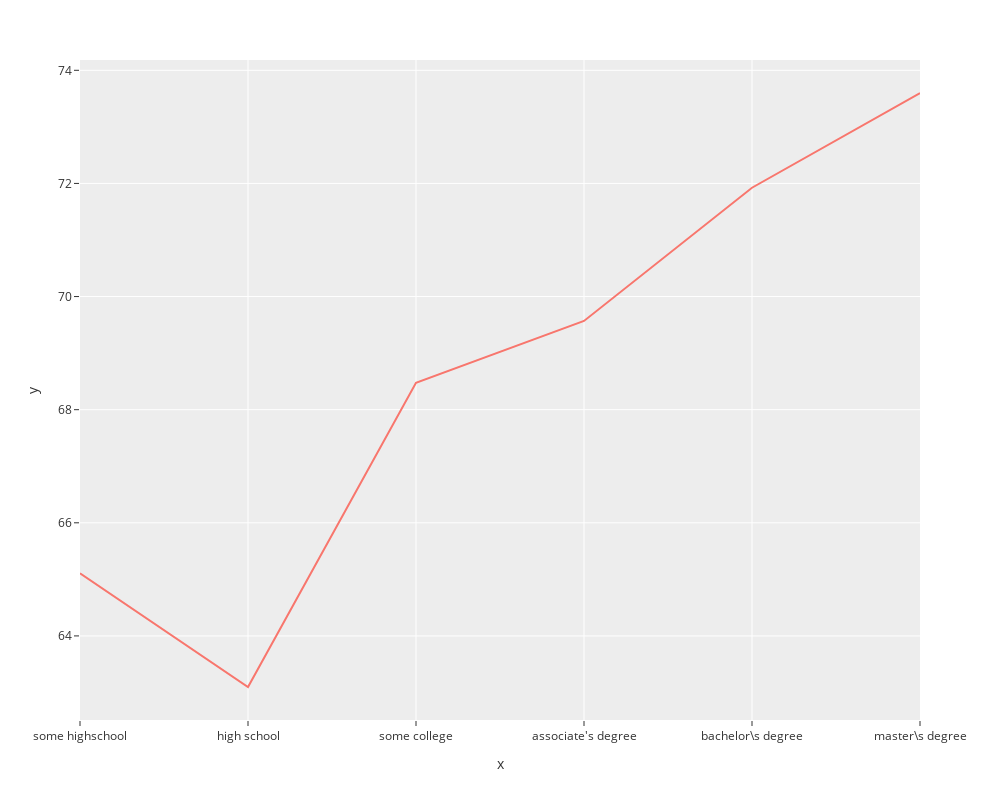

The cell this chart's notebook holds for it:
### Code cell
#takes student avg vs parental degree level and compares them
fig = px.line(x=['some highschool','high school', 'some college', 'associate\'s degree', 
                 'bachelor\s degree','master\s degree'], 
              y=[some_highschool_avg, highschool_avg, some_college_avg, associate_avg,bachelors_avg,masters_avg])
fig.show()

### Figure 1 — Plotly figure (JSON) as saved in the notebook; plotly's stock layout.template omitted (floating-point values rounded to 4 significant figures)
{"data": [{"hovertemplate": "x=%{x}<br>y=%{y}<extra></extra>", "legendgroup": "", "line": {"color": "#F8766D", "dash": "solid"}, "mode": "lines", "name": "", "orientation": "v", "showlegend": false, "type": "scatter", "x": ["some highschool", "high school", "some college", "associate's degree", "bachelor\\s degree", "master\\s degree"], "xaxis": "x", "y": [65.11, 63.1, 68.48, 69.57, 71.92, 73.6], "yaxis": "y"}], "layout": {"height": 800, "legend": {"tracegroupgap": 0}, "margin": {"t": 60}, "width": 1000, "xaxis": {"anchor": "y", "domain": [0, 1], "title": {"text": "x"}}, "yaxis": {"anchor": "x", "domain": [0, 1], "title": {"text": "y"}}}}
